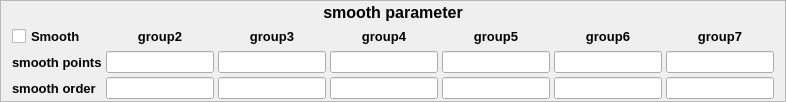
    <widget class="QFrame" name="frame_4">
     <property name="sizePolicy">
      <sizepolicy hsizetype="Preferred" vsizetype="Fixed">
       <horstretch>0</horstretch>
       <verstretch>0</verstretch>
      </sizepolicy>
     </property>
     <property name="styleSheet">
      <string notr="true">QFrame#frame_4 {
	background-color: rgb(248, 254, 255);
	border: 2px solid rgb(205, 255, 255);
}</string>
     </property>
     <property name="frameShape">
      <enum>QFrame::StyledPanel</enum>
     </property>
     <property name="frameShadow">
      <enum>QFrame::Raised</enum>
     </property>
     <layout class="QVBoxLayout" name="verticalLayout_3">
      <property name="spacing">
       <number>4</number>
      </property>
      <property name="topMargin">
       <number>2</number>
      </property>
      <property name="bottomMargin">
       <number>2</number>
      </property>
      <item>
       <widget class="QLabel" name="label_4">
        <property name="font">
         <font>
          <family>Arial</family>
          <pointsize>12</pointsize>
          <weight>75</weight>
          <bold>true</bold>
         </font>
        </property>
        <property name="text">
         <string>smooth parameter</string>
        </property>
        <property name="alignment">
         <set>Qt::AlignCenter</set>
        </property>
       </widget>
      </item>
      <item>
       <layout class="QGridLayout" name="gridLayout">
        <item row="1" column="3">
         <widget class="QLineEdit" name="smooth_points_group4"/>
        </item>
        <item row="1" column="5">
         <widget class="QLineEdit" name="smooth_points_group6"/>
        </item>
        <item row="2" column="6">
         <widget class="QLineEdit" name="smooth_order_group7"/>
        </item>
        <item row="2" column="3">
         <widget class="QLineEdit" name="smooth_order_group4"/>
        </item>
        <item row="2" column="1">
         <widget class="QLineEdit" name="smooth_order_group2"/>
        </item>
        <item row="2" column="2">
         <widget class="QLineEdit" name="smooth_order_group3"/>
        </item>
        <item row="1" column="0">
         <widget class="QLabel" name="label_11">
          <property name="font">
           <font>
            <family>Arial</family>
            <pointsize>10</pointsize>
            <weight>75</weight>
            <bold>true</bold>
           </font>
          </property>
          <property name="text">
           <string>smooth points</string>
          </property>
         </widget>
        </item>
        <item row="1" column="4">
         <widget class="QLineEdit" name="smooth_points_group5"/>
        </item>
        <item row="2" column="0">
         <widget class="QLabel" name="label_12">
          <property name="font">
           <font>
            <family>Arial</family>
            <pointsize>10</pointsize>
            <weight>75</weight>
            <bold>true</bold>
           </font>
          </property>
          <property name="text">
           <string>smooth order</string>
          </property>
         </widget>
        </item>
        <item row="2" column="4">
         <widget class="QLineEdit" name="smooth_order_group5"/>
        </item>
        <item row="1" column="1">
         <widget class="QLineEdit" name="smooth_points_group2"/>
        </item>
        <item row="1" column="2">
         <widget class="QLineEdit" name="smooth_points_group3"/>
        </item>
        <item row="1" column="6">
         <widget class="QLineEdit" name="smooth_points_group7"/>
        </item>
        <item row="2" column="5">
         <widget class="QLineEdit" name="smooth_order_group6"/>
        </item>
        <item row="0" column="1">
         <widget class="QLabel" name="label_5">
          <property name="font">
           <font>
            <family>Arial</family>
            <pointsize>10</pointsize>
            <weight>75</weight>
            <bold>true</bold>
           </font>
          </property>
          <property name="text">
           <string>group2</string>
          </property>
          <property name="alignment">
           <set>Qt::AlignCenter</set>
          </property>
         </widget>
        </item>
        <item row="0" column="2">
         <widget class="QLabel" name="label_6">
          <property name="font">
           <font>
            <family>Arial</family>
            <pointsize>10</pointsize>
            <weight>75</weight>
            <bold>true</bold>
           </font>
          </property>
          <property name="text">
           <string>group3</string>
          </property>
          <property name="alignment">
           <set>Qt::AlignCenter</set>
          </property>
         </widget>
        </item>
        <item row="0" column="3">
         <widget class="QLabel" name="label_7">
          <property name="font">
           <font>
            <family>Arial</family>
            <pointsize>10</pointsize>
            <weight>75</weight>
            <bold>true</bold>
           </font>
          </property>
          <property name="text">
           <string>group4</string>
          </property>
          <property name="alignment">
           <set>Qt::AlignCenter</set>
          </property>
         </widget>
        </item>
        <item row="0" column="4">
         <widget class="QLabel" name="label_8">
          <property name="font">
           <font>
            <family>Arial</family>
            <pointsize>10</pointsize>
            <weight>75</weight>
            <bold>true</bold>
           </font>
          </property>
          <property name="text">
           <string>group5</string>
          </property>
          <property name="alignment">
           <set>Qt::AlignCenter</set>
          </property>
         </widget>
        </item>
        <item row="0" column="5">
         <widget class="QLabel" name="label_9">
          <property name="font">
           <font>
            <family>Arial</family>
            <pointsize>10</pointsize>
            <weight>75</weight>
            <bold>true</bold>
           </font>
          </property>
          <property name="text">
           <string>group6</string>
          </property>
          <property name="alignment">
           <set>Qt::AlignCenter</set>
          </property>
         </widget>
        </item>
        <item row="0" column="6">
         <widget class="QLabel" name="label_10">
          <property name="font">
           <font>
            <family>Arial</family>
            <pointsize>10</pointsize>
            <weight>75</weight>
            <bold>true</bold>
           </font>
          </property>
          <property name="text">
           <string>group7</string>
          </property>
          <property name="alignment">
           <set>Qt::AlignCenter</set>
          </property>
         </widget>
        </item>
        <item row="0" column="0">
         <widget class="QCheckBox" name="smooth_check">
          <property name="font">
           <font>
            <family>Arial</family>
            <pointsize>10</pointsize>
            <weight>75</weight>
            <bold>true</bold>
           </font>
          </property>
          <property name="text">
           <string>Smooth</string>
          </property>
         </widget>
        </item>
       </layout>
      </item>
     </layout>
    </widget>
